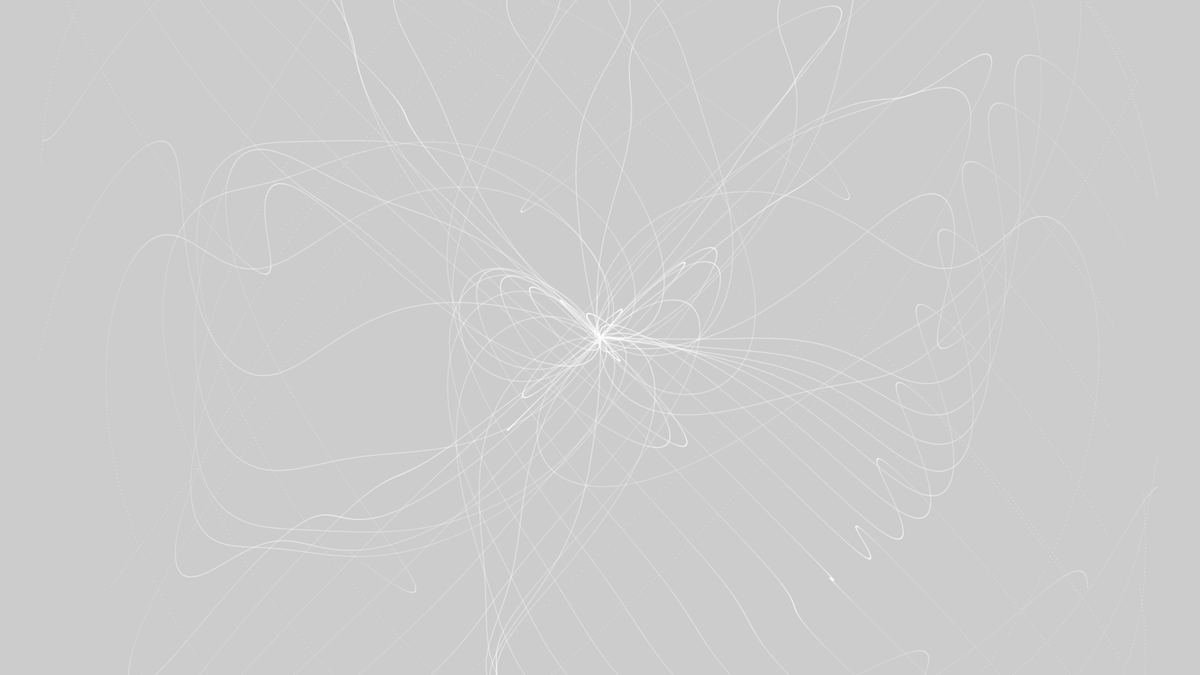
Frame 1 (no input)
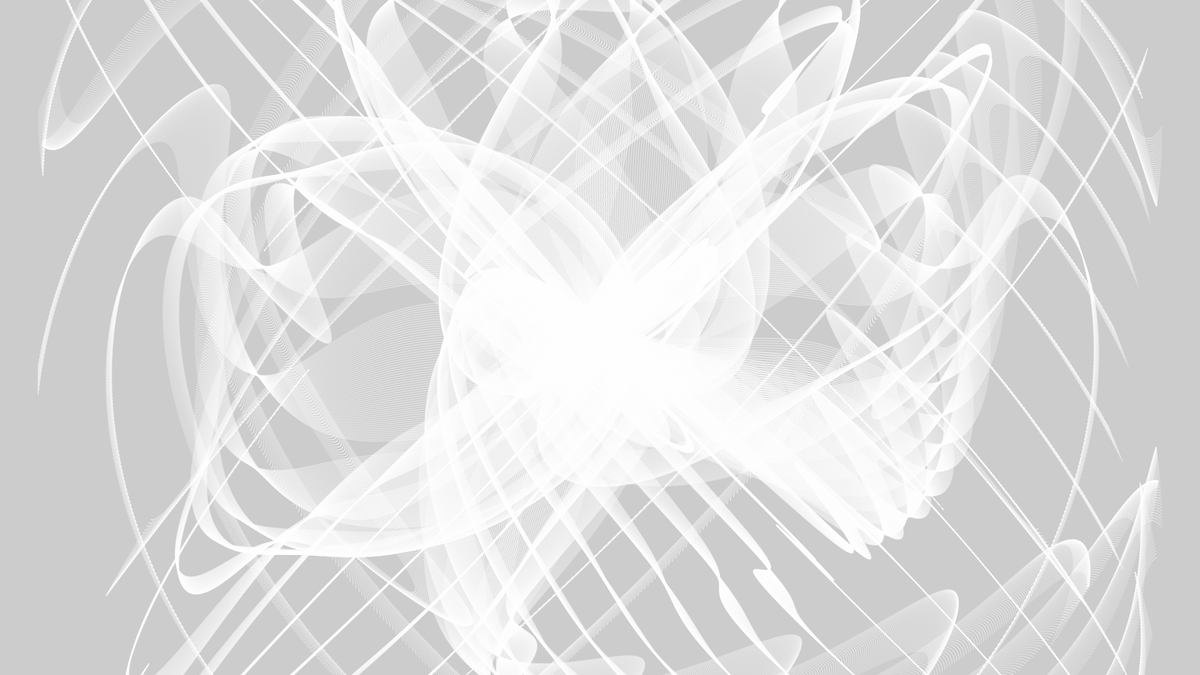
Frame 60 (the mouse pressed at the canvas centre just before this capture)
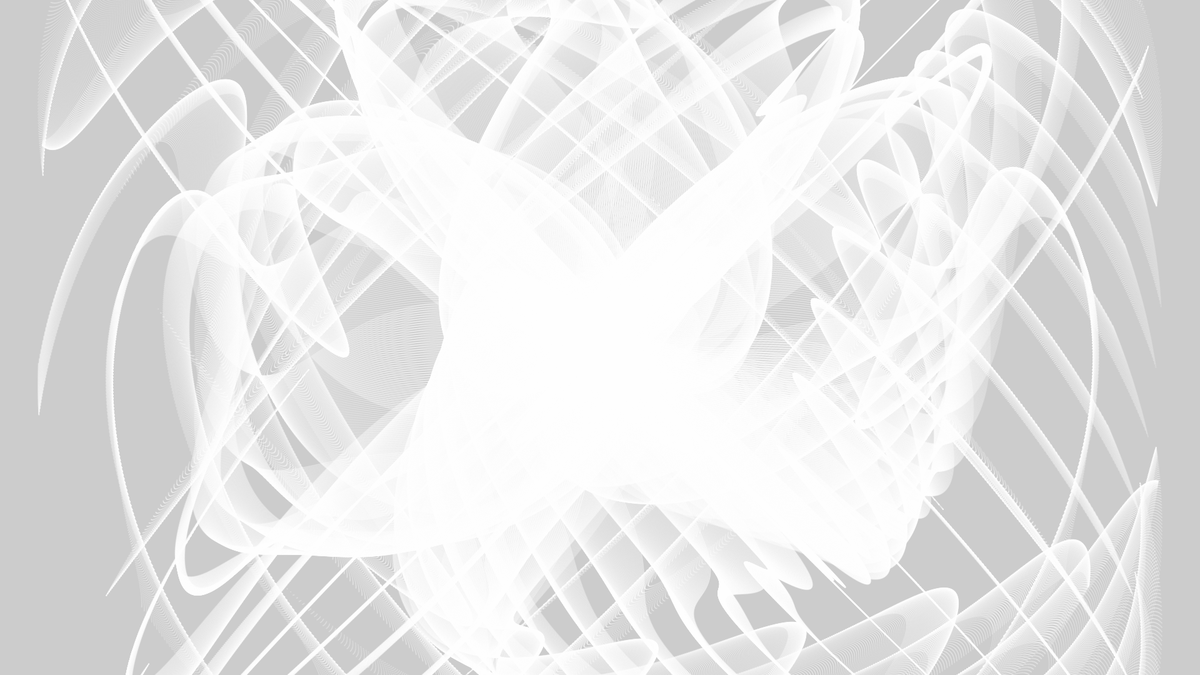
Frame 120 (the mouse held since frame 60 and released just before this capture)

The Processing sketch that drew these frames (run headless with seeded random() and noise(); from frame 60 on, the mouse is pressed at the canvas centre):

// Processing sketch: bit2atom_20210217c_occSquiredCurves
// ── bit2atom_20210217c_occSquiredCurves.pde
float r, d, t, b;
void setup() {
  size(1920, 1080);
  noStroke();
  fill(-1, 64);
}
void draw() {
  clear();
  t+=.01;
  for (d=0; d<900; d++)
    for (r=0; r<TAU; r+=.1)
      circle(cos(r+(b=bezierTangent(0, sin(r*r-t)*99, 0, sin(r*r+t+d/99)*d/8, d/1800)*.01))*d+960, sin(r-b)*d+540, 2);
}
